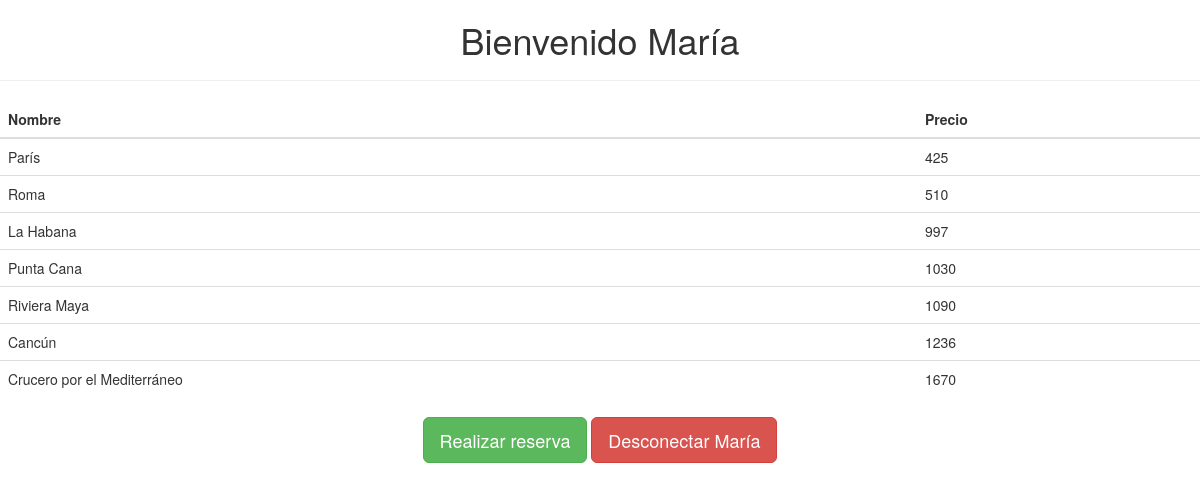
The page /Ejercicio2/viajes.php (signed in) on the database its author committed.
### tables this page shows
CREATE TABLE `viajes` (
  `id_viaje` int(10) unsigned NOT NULL auto_increment,
  `nombre` varchar(45) NOT NULL,
  `precio` decimal(10,0) NOT NULL,
  PRIMARY KEY  (`id_viaje`)
);

### Ejercicio2/BD.php (called while the page is built, shortened)
<?php
class BD{
	public static function CargaViajes(){
		$dwes= new mysqli('localhost','root','','agencia');
		$consulta=$dwes->stmt_init();
		$consulta->prepare("SELECT nombre, precio FROM viajes ORDER BY precio ASC");
		$consulta->execute();
		$consulta->bind_result($nombre, $precio);
		$n=array();
		while( $consulta->fetch() ){
			$n[]=array($nombre,
						$precio);
		}
		return $n;
	}
}
 ?>

### Ejercicio2/viajes.php (the view, shortened to what this page needs)
<?php
require_once "head.php";
if(isset($_SESSION["usuario"])){
?>
<body>
	<h1 class="text-center">Bienvenido <?php echo $_SESSION["usuario"]; ?></h1>
	<hr>
		<div class="row">
			<div class="col-xs-12 col-sm-12 col-md-12 col-lg-12">
				<div class="table-responsive">
					<table class="table table-hover">
						<thead>
							<tr>
								<th>Nombre</th>
								<th>Precio</th>
							</tr>
						</thead>
						<tbody>
							<?php
								$viaje=BD::CargaViajes();
								foreach ($viaje as $v) {
							?>
							<tr>
								<td>
									<?php
										echo $v[0];
									?>
								</td>
								<td>
									<?php
										echo $v[1];
									?>
								</td>
							</tr>
							<?php } ?>
						</tbody>
					</table>
				</div>
			</div>
			<div class="text-center">
				<div class="col-xs-12 col-sm-12 col-md-12 col-lg-12">
					<form action=" " method="POST" role="form">
						<button type="submit" name="tras" class="btn btn-lg btn-success">Realizar reserva</button>
						<button type="submit" name="desc" class="btn btn-lg btn-danger">Desconectar <?php echo $_SESSION["usuario"]; ?></button>
					</form>
				</div>
			</div>
		</div>
<?php
}
require_once "pie.php";
?>

### rows shown on the page
viajes: nombre "París", precio "425"
viajes: nombre "Roma", precio "510"
viajes: nombre "La Habana", precio "997"
viajes: nombre "Punta Cana", precio "1030"
viajes: nombre "Riviera Maya", precio "1090"
viajes: nombre "Cancún", precio "1236"
viajes: nombre "Crucero por el Mediterráneo", precio "1670"

### other values the page prints
$_SESSION["usuario"] "María"
